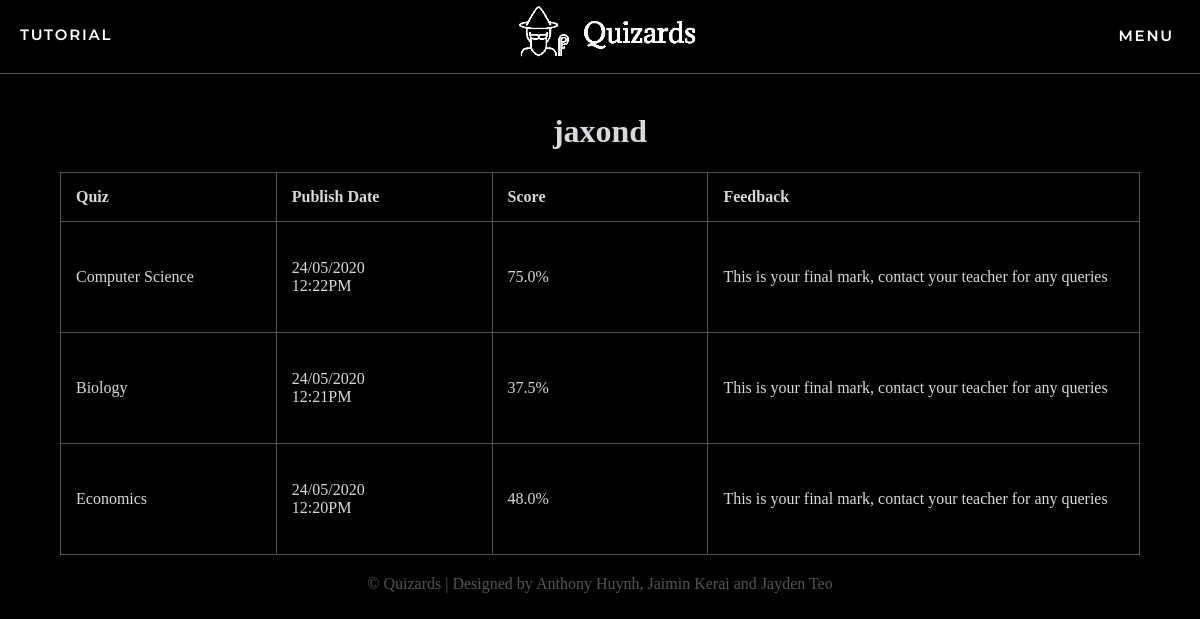
Screenshot of /assessments/jaxond (signed in) with the database file from the repository.
### app/models.py (models this page shows, shortened)
class User(UserMixin, db.Model):
    id = db.Column(db.Integer, primary_key=True)
    username = db.Column(db.String(64), index=True, unique=True)
    email = db.Column(db.String(120), index=True, unique=True)
    password_hash = db.Column(db.String(128))
    posts = db.relationship('Post', backref='author', lazy='dynamic')
    authorOf = db.relationship('Quizzes', backref='author', lazy='dynamic')
    admin = db.Column(db.Boolean, unique=False, default=False)
    marksOf = db.relationship('quizMarks', backref='markOf', lazy='dynamic')
    longanswers = db.relationship('LongAnswers', backref='user', lazy='dynamic')
    about_me = db.Column(db.String(140))
    last_seen = db.Column(db.DateTime, default=datetime.utcnow)
    followed = db.relationship(
        'User', secondary=followers,
        primaryjoin=(followers.c.follower_id == id),
        secondaryjoin=(followers.c.followed_id == id),
        backref=db.backref('followers', lazy='dynamic'), lazy='dynamic')

class quizMarks(db.Model):
    quizMarks_id = db.Column(db.Integer, primary_key = True, autoincrement=True, unique=True)
    user_id = db.Column(db.Integer, db.ForeignKey('user.id'))
    quiz_id = db.Column(db.Integer, db.ForeignKey('quizzes.id'))
    mark = db.Column(db.Float)
    feedback = db.Column(db.String(500))

class Quizzes(db.Model):
    id = db.Column(db.Integer, primary_key=True, autoincrement=True, unique=True)
    name = db.Column(db.String(64))
    description = db.Column(db.String(255))
    questions = db.relationship('Questions', backref='Quizzes', lazy='dynamic')
    mcquestion = db.relationship('multiChoice', backref='MCQuizzes', lazy='dynamic')
    longquestions = db.relationship('LongQuestions', backref='LongQuizzes', lazy='dynamic')
    author_id = db.Column(db.Integer, db.ForeignKey('user.id'))
    pub_date = db.Column(db.DateTime, index=True, default=datetime.utcnow)
    quizMarks = db.relationship('quizMarks', backref='quizMarks', lazy='dynamic')
    posts= db.relationship('Post', backref='post', lazy='dynamic')

### app/routes.py (the view)
@app.route('/assessments/<username>')
@login_required
def assessments(username):
    if username != current_user.username:
        abort(403)
    user = User.query.filter_by(username=username).first_or_404()
    page = request.args.get('page', 1, type=int)
    posts = user.posts.order_by(Post.timestamp.desc()).paginate(
        page, app.config['POSTS_PER_PAGE'], False)
    quizzes = user.marksOf.paginate(page, app.config['POSTS_PER_PAGE'], False)
    next_url = url_for('assessments', page=quizzes.next_num) \
        if quizzes.has_next else None
    prev_url = url_for('assessments', page=quizzes.prev_num) \
        if quizzes.has_prev else None
    return render_template('assessments.html', user=user, posts=posts.items, quizzes=quizzes.items)

### app/models.py (called while the page is built)
@login.user_loader
def load_user(id):
    return User.query.get(int(id))

### app/routes.py (called while the page is built)
@app.before_request
def before_request():
    if current_user.is_authenticated:
        g.user = load_user(current_user.id)
        current_user.last_seen = datetime.utcnow()
        db.session.commit()

### app/templates/assessments.html
{% extends "base.html" %}
{% block content %}
    <h1>{{ user.username }}</h1>
    <div style="overflow-x:auto;">
    <table class="assessments">
        <tr>
            <th>Quiz</th>
            <th>Publish Date</th>
            <th>Score</th>
            <th colspan="2">Feedback</th>
        </tr>
        {% for quiz in quizzes %}
            <tr>
                <td>{{ quiz.quizMarks.name }}</td>
                <td>
                    {{ quiz.quizMarks.pub_date.strftime('%d/%m/%Y') }} </br>
                    {{ quiz.quizMarks.pub_date.strftime('%I:%M%p') }}
                </td>
                <td>{{ quiz.mark }}%</td>
                <td colspan="2">{{ quiz.feedback }}</td>
            </tr>
        {% endfor %}
    </table>
    </div>
{% endblock %}

### app/static/css/styles.css (style rules this page uses)
body { margin: 0; padding: 0; height: 100vh; font-family: Verdana; background-color: black; color: rgb(215, 218, 220); }
.assessments { width: 90%; margin-left: 5%; table-layout: fixed; border-collapse: collapse; }
.assessments table, .assessments th, .assessments td { border: 1px solid #545452 }
.assessments td { height: 80px; }
.assessments th, td { padding: 15px; text-align: left; }
html, body { height:100%; position:relative; overflow:auto; }

### rows the page displays
User: username "jaxond"
quizMarks: quizMarks.name "Computer Science", quizMarks.pub_date "24/05/2020", quizMarks.pub_date "12:22PM", mark "75.0", feedback "This is your final mark, contact your teacher for any queries"
quizMarks: quizMarks.name "Biology", quizMarks.pub_date "24/05/2020", quizMarks.pub_date "12:21PM", mark "37.5", feedback "This is your final mark, contact your teacher for any queries"
quizMarks: quizMarks.name "Economics", quizMarks.pub_date "24/05/2020", quizMarks.pub_date "12:20PM", mark "48.0", feedback "This is your final mark, contact your teacher for any queries"
